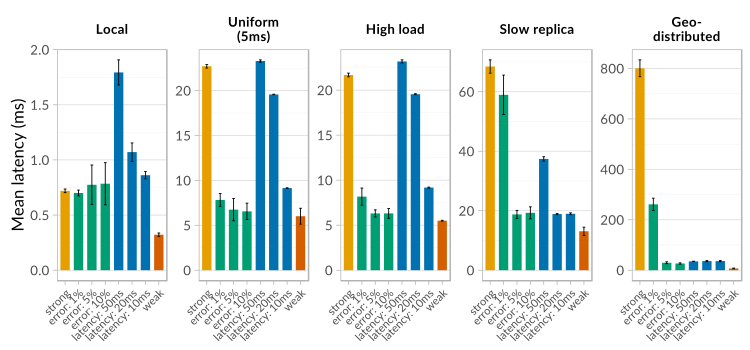

The script that drew this image:
#!/usr/bin/env Rscript
source('common.r')

d <- data.or.csv(
  csv = 'data/rawmix-counter.csv',
  gen = function() {
    # dv3 <- subset(data.ipa.rawmix(where = "datatype='counter' and ipa_duration=60 and ipa_version = 'v3.1'"), honeycomb_mode != 'amazon')
  
    d <- data.ipa.rawmix(where = "datatype='counter' and ipa_duration=60 and (ipa_version LIKE 'v7.%' or ipa_version = 'v3.1')")
    
    # d <- rbind(dv3, dv7)
  
    subset(d,
      select = c('load', 'honeycomb_mode', 'ipa_bound', 'bound', 
        'ipa_consistency', 'lease', 'condition', 'mix',
        'read_lat_mean', 'read_lat_median', 'read_lat_p95', 'read_lat_p99', 'read_rate',
        'incr_lat_mean', 'incr_lat_median', 'incr_rate',
        'overall_latency_mean', 'read_strong_fraction', 'ipa_version'
      )
    )
  }
)

d$grp <- d$bound

s <- subset(d, 
  ipa_bound != 'consistency:weak'
  & mix == 'default'
  & honeycomb_mode != 'normal'
  & grepl('Local|Uniform|Slow|Geo|High', condition)
  & grepl('tol.*#0ms|cons|lat', x(ipa_bound,lease))
  & ipa_bound != 'tolerance:0'
)


save(
  ggplot(subset(s, !is.na(condition) & ipa_version == 'v7.2'
    #& grepl('(weakwrite)', x(ipa_bound,lease))
         # & grepl('((error: 5%|weak|lat).*#200ms)|(strong.*#0ms)', x(bound,lease))
         # & grepl('strong#strong|weak', x(bound,ipa_consistency))
        ), aes(
      y = overall_latency_mean,
      x=grp, color='black', fill=grp, group=grp
  ))+
  geom_meanbar(position=position_dodge(width = 0.7))+
  ylab('Mean latency (ms)')+
  theme_mine()+
  # theme(axis.title.x = element_blank())+
  theme.bar()+
  facet_wrap(~condition, scales="free", ncol=6)+
  # coord_cartesian(ylim=c(0,500))+
  ipa.scales()
, w=7.5, h=3.5)

####################
# Latency Bound
####################
s$percent_strong <- s$read_strong_fraction * 100
s$percent_weak <- (1 - s$read_strong_fraction) * 100

s.l <- subset(s,
  !is.na(condition) 
  # & ipa_bound != 'consistency:weak'
  & grepl('cons|lat', ipa_bound)
  & grepl('Uniform|Slow|Geo|High', condition)
  & ipa_bound != 'latency:20ms'
)

s.tail <- subset(s.l, (ipa_version == 'v7.1' & honeycomb_mode == 'amazon') | (ipa_version == 'v3.1' & honeycomb_mode != 'amazon'))
s.l <- subset(s.l, ipa_version == 'v7.2')

v.strong <- round(mean(subset(s.l, honeycomb_mode == 'amazon' & bound == 'strong')$read_lat_mean), 0)
ann.strong <- data.frame(
    condition = factor('Geo-\ndistributed', levels=vals(conds)),
    grp='strong',
    read_lat_mean = 82,
    label = '(' + v.strong + ' ms)'
)

s.l.l <- ddply(subset(s.l), .(bound, condition, grp), summarize, y=round(mean(percent_strong),0), read_lat_mean=mean(read_lat_mean))

s.l$label <- s.l$percent_weak

save(
  ggplot(s.l, aes(
      # y = overall_latency_mean,
      y = read_lat_mean,
      x=grp, color='black', fill=grp, group=grp
  ))+
  geom_meanbar(position=position_dodge(width = 0.7))+
  geom_text(aes(label=y+'%', y = -5), data = s.l.l, color='black', size=2.3, family='Lato')+
  geom_text(aes(label=label), data = ann.strong, color='black', size=2.5, family='Lato', hjust=-0.2)+
  
  scale_y_continuous(breaks=c(0, 10, 25, 50, 75, 100))+
  
  ylab('Mean latency (ms)')+
  theme_mine()+
  # theme(axis.title.x = element_blank())+
  theme.bar()+
  facet_wrap(~condition, scales="free_x", ncol=6)+
  coord_cartesian(ylim=c(-5,80))+
  # coord_cartesian(ylim=c(0,100))+
  ipa.scales()
, 'counter_lbound', w=5, h=3.5)
#
# save(
#   ggplot(s.l, aes(
#       y = (1 - read_strong_fraction) * 100,
#       x=grp, color='black', fill=grp, group=grp
#   ))+
#   stat_summary(geom='bar', fun.y='mean')+
#   # geom_meanbar(position=position_dodge(width = 0.7))+
#   ylab('% weak consistency')+
#   theme_mine()+
#   # theme(axis.title.x = element_blank())+
#   theme.bar()+
#   facet_wrap(~condition, scales="fixed", ncol=6)+
#   # coord_cartesian(ylim=c(0,500))+
#   ipa.scales()
# , 'counter_lbound_consistency', w=5, h=3)

print(subset(
  ddply(s.l, .(condition, bound), summarize, percent_weak=mean((1-read_strong_fraction)*100)),
))


s.l <- s.tail

v.strong <- round(mean(subset(s.l, honeycomb_mode == 'amazon' & bound == 'strong')$read_lat_p95), 0)
ann.strong <- data.frame(
    condition = factor('Geo-\ndistributed', levels=vals(conds)),
    grp='strong',
    read_lat_p95 = 162.5,
    label = '(' + v.strong + ' ms)'
)

save(
  ggplot(s.l, aes(
      y = read_lat_p95,
      x=grp, color='black', fill=grp, group=grp
  ))+
  # stat_summary(geom='bar', fun.y='mean')+
  geom_meanbar(position=position_dodge(width = 0.7))+
  # geom_text(aes(label=ipa_version), color='black', size=1)+
  geom_text(aes(label=label), data = ann.strong, color='black', size=2.5, family='Lato', hjust=-0.2)+
  
  ylab('95th percentile latency')+
  theme_mine()+
  scale_y_continuous(breaks=c(0, 10, 50, 100, 150, 200), minor_breaks=c(25, 75, 125))+
  # theme(axis.title.x = element_blank())+
  theme.bar()+
  facet_wrap(~condition, scales="free_x", ncol=6)+
  coord_cartesian(ylim=c(0,160))+
  ipa.scales()
, 'counter_lbound_tail', w=5, h=3)
